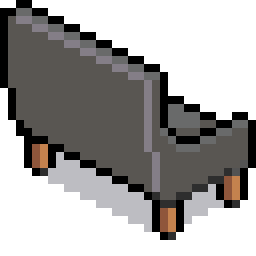
#> input picture maps/assets/objects/Black_Chair_Diagonal_1.png, 32 x 32 px (shown 8 times larger)
$ python build_objects_sheet.py
#> lines starting #> are read from the running program, lines starting #| are printed output that depends on the picture
#!/usr/bin/env python3
"""
Packs every individual object PNG in maps/assets/objects/ (except objects_XX.png sheets)
into one 32px-grid tileset image: maps/assets/objects_combined.png

Positions are STABLE: objects already listed in objects_combined.manifest.json keep their
spot, so tiles already placed in maps never shift. New objects fill free space; the sheet
only ever grows downwards (never wider), which is safe for existing maps.

Usage (from the repo root or anywhere):
    python maps/references/build_objects_sheet.py
Requires: Pillow  (pip install pillow)
"""
import json
import re
import sys
from pathlib import Path

from PIL import Image

TILE = 32
COLUMNS = 24  # sheet width in tiles. Never change this once maps use the sheet.

ROOT = Path(__file__).resolve().parent.parent  # maps/
SRC = ROOT / "assets" / "objects"
OUT_PNG = ROOT / "assets" / "objects_combined.png"
OUT_MANIFEST = ROOT / "assets" / "objects_combined.manifest.json"
SKIP = re.compile(r"^objects_\d+\.png$", re.I)


def main() -> int:
    files = sorted((p for p in SRC.glob("*.png") if not SKIP.match(p.name)), key=lambda p: p.name.lower())
    old = {}
    if OUT_MANIFEST.exists():
        m = json.loads(OUT_MANIFEST.read_text(encoding="utf-8"))
        if m.get("columns") != COLUMNS:
            print("Manifest was built with a different width; refusing to repack.", file=sys.stderr)
            return 1
        old = m["objects"]

    images, problems = {}, []
    for p in files:
        im = Image.open(p).convert("RGBA")
#> im is the input picture: PIL image 32x32 RGBA; mean R, G, B, A 39, 36.7, 36.4, 128.1
        if im.width % TILE or im.height % TILE:
            problems.append(f"{p.name}: {im.width}x{im.height} is not a multiple of {TILE}px (skipped)")
            continue
        if im.width // TILE > COLUMNS:
            problems.append(f"{p.name}: wider than the sheet (skipped)")
            continue
        images[p.stem] = im

    grid = []  # rows of booleans

    def ensure_rows(n):
        while len(grid) < n:
            grid.append([False] * COLUMNS)

    def free(x, y, w, h):
        ensure_rows(y + h)
        return all(not grid[r][c] for r in range(y, y + h) for c in range(x, x + w))

    def take(x, y, w, h):
        ensure_rows(y + h)
        for r in range(y, y + h):
            for c in range(x, x + w):
                grid[r][c] = True

    placed = {}
    # 1) keep known objects where they were (if their size is unchanged)
    for name, im in images.items():
        o = old.get(name)
        w, h = im.width // TILE, im.height // TILE
        if o and o["w"] == w and o["h"] == h and free(o["x"], o["y"], w, h):
            take(o["x"], o["y"], w, h)
            placed[name] = (o["x"], o["y"], w, h)
#> this loop made 3 passes
#> name on passes 1 to 3: 'Black_Chair_Diagonal_1', 'Black_Chair_E', 'Black_Chair_S'
#> after the loop, placed = 0 items
    # 2) first-fit for new / resized objects, in alphabetical order
    for name, im in images.items():
        if name in placed:
            continue
        w, h = im.width // TILE, im.height // TILE
        y = 0
        while True:
            spot = next((x for x in range(COLUMNS - w + 1) if free(x, y, w, h)), None)
            if spot is not None:
                take(spot, y, w, h)
                placed[name] = (spot, y, w, h)
                break
            y += 1
#> after the loop, placed = {'Black_Chair_Diagonal_1': (0, 0, 1, 1), 'Black_Chair_E': (1, 0, 1, 1), 'Black_Chair_S': (2, 0, 1, 1)}

    removed = sorted(set(old) - set(placed))
#> removed = []
    rows = max((y + h for (_, y, _, h) in placed.values()), default=1)
#> rows = 1
    if OUT_PNG.exists():  # never shrink: keeps tile ids of later rows valid
        rows = max(rows, Image.open(OUT_PNG).height // TILE)
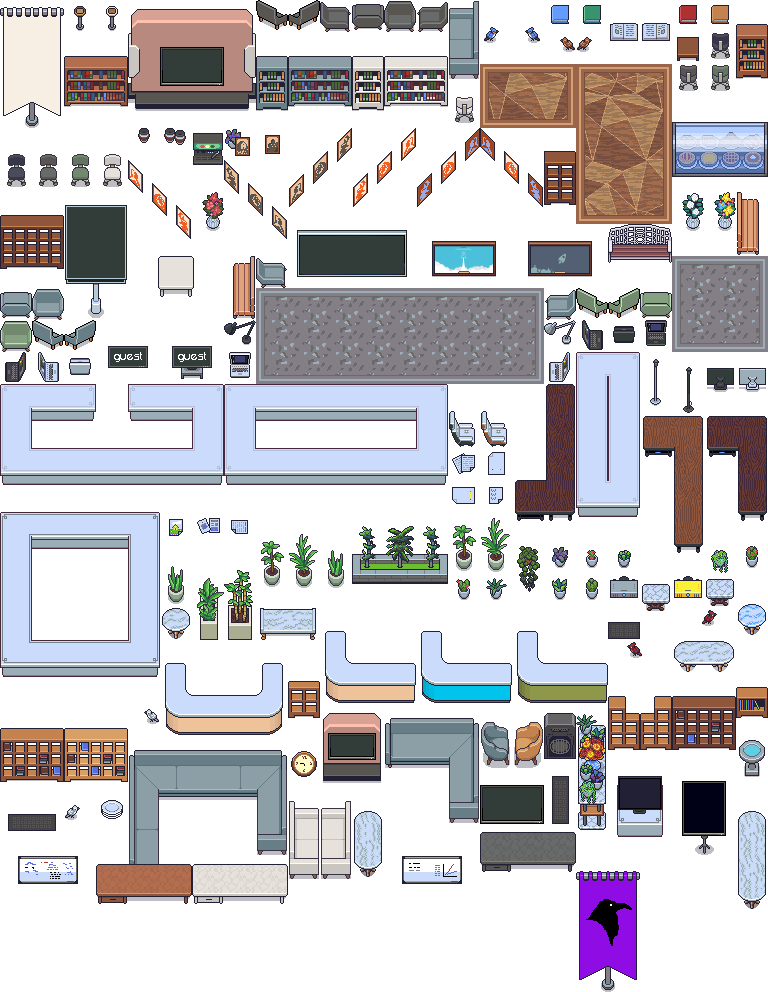
#> input picture maps/assets/objects_combined.png, 768 x 992 px
#> rows = 31
    sheet = Image.new("RGBA", (COLUMNS * TILE, rows * TILE), (0, 0, 0, 0))
#> sheet: PIL image 768x992 RGBA; every value is 0
    for name, (x, y, w, h) in placed.items():
        sheet.paste(images[name], (x * TILE, y * TILE))
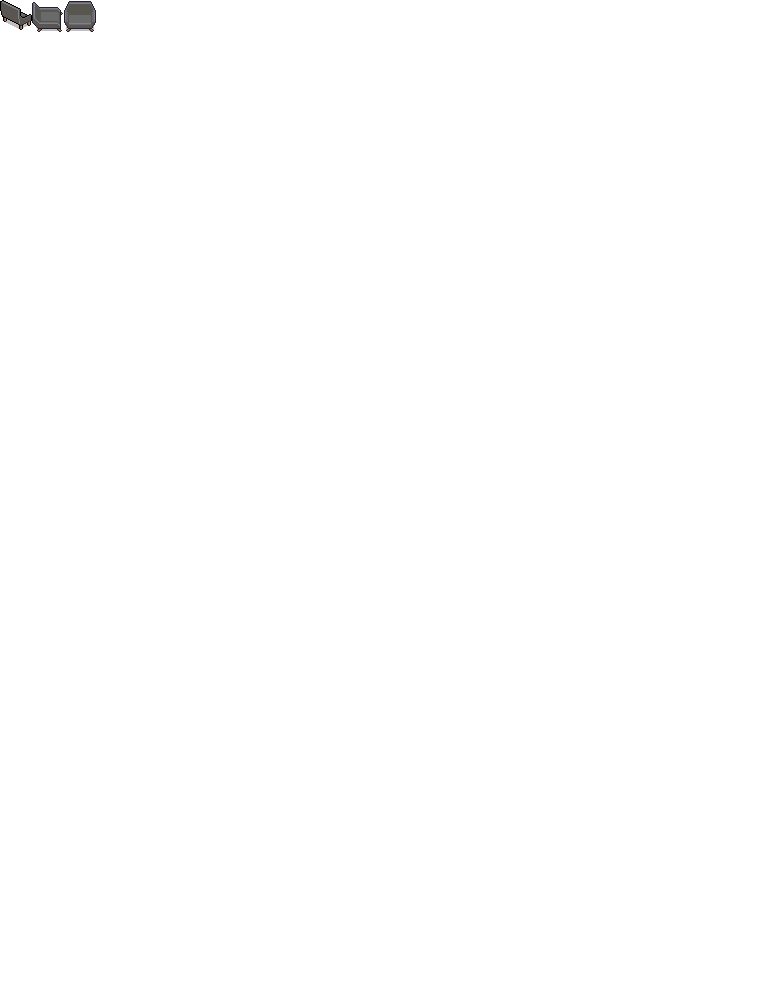
#> sheet: PIL image 768x992 RGBA; mean R, G, B, A 0.2, 0.2, 0.2, 0.7; transparent parts drawn white
    sheet.save(OUT_PNG, optimize=True)

    manifest = {
        "columns": COLUMNS,
        "tile": TILE,
        "image": OUT_PNG.name,
        "note": "Generated by maps/references/build_objects_sheet.py. x/y/w/h are in tiles; "
                "localTileId is the tile index of the object's top-left corner inside the tileset.",
        "objects": {
            n: {"file": f"objects/{n}.png", "x": x, "y": y, "w": w, "h": h, "localTileId": y * COLUMNS + x}
            for n, (x, y, w, h) in sorted(placed.items(), key=lambda kv: (kv[1][1], kv[1][0]))
        },
    }
    OUT_MANIFEST.write_text(json.dumps(manifest, indent=2) + "\n", encoding="utf-8")

    print(f"{len(placed)} objects -> {OUT_PNG.name} ({sheet.width}x{sheet.height}, {COLUMNS}x{rows} tiles)")
#| 3 objects -> objects_combined.png (768x992, 24x31 tiles)
    for p in problems:
        print("  !", p)
    if removed:
        print("  ! no longer in objects/ (their tiles are now empty):", ", ".join(removed))
    return 0


if __name__ == "__main__":
    sys.exit(main())
#> (the program exits here)
